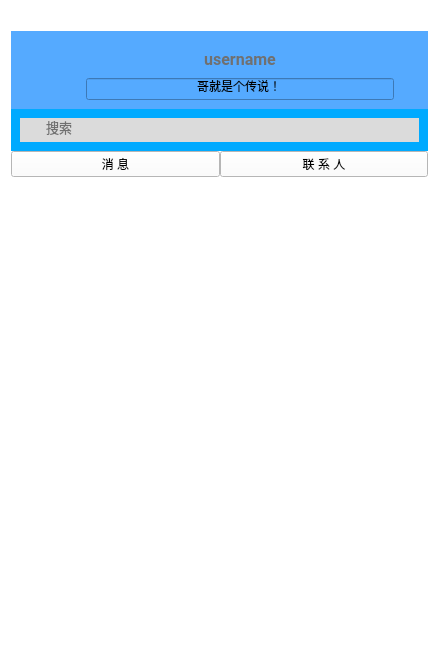
<?xml version="1.0" encoding="UTF-8"?>
<ui version="4.0">
 <class>Client</class>
 <widget class="QWidget" name="Client">
  <property name="geometry">
   <rect>
    <x>0</x>
    <y>0</y>
    <width>439</width>
    <height>666</height>
   </rect>
  </property>
  <property name="minimumSize">
   <size>
    <width>325</width>
    <height>0</height>
   </size>
  </property>
  <property name="windowTitle">
   <string>ListWidget</string>
  </property>
  <property name="styleSheet">
   <string notr="true">background-color: rgb(255, 255, 255);</string>
  </property>
  <layout class="QVBoxLayout" name="verticalLayout_2">
   <property name="spacing">
    <number>0</number>
   </property>
   <item>
    <layout class="QHBoxLayout" name="horizontalLayout_4">
     <item>
      <spacer name="horizontalSpacer_2">
       <property name="font">
        <font>
         <family>Roboto</family>
         <pointsize>10</pointsize>
        </font>
       </property>
       <property name="orientation">
        <enum>Qt::Horizontal</enum>
       </property>
       <property name="sizeType">
        <enum>QSizePolicy::Fixed</enum>
       </property>
       <property name="sizeHint" stdset="0">
        <size>
         <width>9</width>
         <height>20</height>
        </size>
       </property>
      </spacer>
     </item>
     <item>
      <widget class="QPushButton" name="closeButton">
       <property name="minimumSize">
        <size>
         <width>16</width>
         <height>16</height>
        </size>
       </property>
       <property name="maximumSize">
        <size>
         <width>16</width>
         <height>16</height>
        </size>
       </property>
       <property name="font">
        <font>
         <family>Roboto</family>
         <pointsize>10</pointsize>
        </font>
       </property>
       <property name="styleSheet">
        <string notr="true">QPushButton{
    image: url(:/src/GUI/close.png);
    border-style: outset;
}
QPushButton:hover{
    image: url(:/src/GUI/close_hover.png);
    border-style: outset;
}
QPushButton:pressed{
    image: url(:/src/GUI/close_hover.png);
    border-style: outset;
}
</string>
       </property>
       <property name="text">
        <string/>
       </property>
      </widget>
     </item>
     <item>
      <widget class="QPushButton" name="minimizeButton">
       <property name="minimumSize">
        <size>
         <width>16</width>
         <height>16</height>
        </size>
       </property>
       <property name="maximumSize">
        <size>
         <width>16</width>
         <height>16</height>
        </size>
       </property>
       <property name="font">
        <font>
         <family>Roboto</family>
         <pointsize>10</pointsize>
        </font>
       </property>
       <property name="styleSheet">
        <string notr="true">QPushButton{
    image: url(:/src/GUI/min.png);
    border-style: outset;
        border: none;
}
QPushButton:hover{
    image: url(:/src/GUI/min_hover.png);
    border-style: outset;
        border: none;
}
QPushButton:pressed{
    image: url(:/src/GUI/min_hover.png);
    border-style: outset;
        border: none;
}
</string>
       </property>
       <property name="text">
        <string/>
       </property>
      </widget>
     </item>
     <item>
      <spacer name="horizontalSpacer">
       <property name="font">
        <font>
         <family>Roboto</family>
         <pointsize>10</pointsize>
        </font>
       </property>
       <property name="orientation">
        <enum>Qt::Horizontal</enum>
       </property>
       <property name="sizeHint" stdset="0">
        <size>
         <width>40</width>
         <height>20</height>
        </size>
       </property>
      </spacer>
     </item>
    </layout>
   </item>
   <item>
    <widget class="QWidget" name="user" native="true">
     <property name="styleSheet">
      <string notr="true">background-color: rgb(85, 170, 255);</string>
     </property>
     <layout class="QHBoxLayout" name="horizontalLayout_2">
      <item>
       <widget class="QLabel" name="label_5">
        <property name="sizePolicy">
         <sizepolicy hsizetype="Preferred" vsizetype="Preferred">
          <horstretch>38</horstretch>
          <verstretch>40</verstretch>
         </sizepolicy>
        </property>
        <property name="minimumSize">
         <size>
          <width>60</width>
          <height>60</height>
         </size>
        </property>
        <property name="maximumSize">
         <size>
          <width>60</width>
          <height>60</height>
         </size>
        </property>
        <property name="styleSheet">
         <string notr="true">border-width:0px;
border-radius:40px;
border-image: url(:/src/GUI/head/Genshin/genshin1.jpg);
border-style:solid;
border-color: rgb(255, 255, 255);
</string>
        </property>
        <property name="text">
         <string/>
        </property>
       </widget>
      </item>
      <item>
       <layout class="QVBoxLayout" name="verticalLayout_5" stretch="0,0">
        <property name="spacing">
         <number>0</number>
        </property>
        <item>
         <widget class="QLabel" name="usernameLabel">
          <property name="font">
           <font>
            <family>Roboto</family>
            <pointsize>12</pointsize>
            <weight>75</weight>
            <bold>true</bold>
           </font>
          </property>
          <property name="styleSheet">
           <string notr="true">color: rgb(112, 112, 112);
border:none;</string>
          </property>
          <property name="text">
           <string>username</string>
          </property>
          <property name="alignment">
           <set>Qt::AlignCenter</set>
          </property>
          <property name="margin">
           <number>0</number>
          </property>
         </widget>
        </item>
        <item>
         <widget class="QLineEdit" name="signature">
          <property name="sizePolicy">
           <sizepolicy hsizetype="Preferred" vsizetype="Fixed">
            <horstretch>0</horstretch>
            <verstretch>0</verstretch>
           </sizepolicy>
          </property>
          <property name="styleSheet">
           <string notr="true">text-align: center;</string>
          </property>
          <property name="text">
           <string>哥就是个传说！</string>
          </property>
          <property name="alignment">
           <set>Qt::AlignCenter</set>
          </property>
         </widget>
        </item>
       </layout>
      </item>
      <item>
       <widget class="QToolButton" name="moreButton">
        <property name="font">
         <font>
          <family>Roboto</family>
         </font>
        </property>
        <property name="cursor">
         <cursorShape>ArrowCursor</cursorShape>
        </property>
        <property name="styleSheet">
         <string notr="true">QToolButton{
    image: url(:/src/GUI/more.png);
    border-style: outset;
        border: none;
}
QToolButton:hover{
    image: url(:/src/GUI/more_hover.png);
    border-style: outset;
        border: none;
}
QToolButton:pressed{
    image: url(:/src/GUI/more.png);
    border-style: outset;
        border: none;
}
</string>
        </property>
        <property name="text">
         <string/>
        </property>
       </widget>
      </item>
     </layout>
    </widget>
   </item>
   <item>
    <widget class="QWidget" name="Search" native="true">
     <property name="styleSheet">
      <string notr="true">background-color: rgb(0, 170, 255);</string>
     </property>
     <layout class="QHBoxLayout" name="horizontalLayout">
      <property name="spacing">
       <number>0</number>
      </property>
      <item>
       <widget class="QLabel" name="label">
        <property name="minimumSize">
         <size>
          <width>24</width>
          <height>24</height>
         </size>
        </property>
        <property name="styleSheet">
         <string notr="true">background-color: rgb(219, 219, 219);
border-image: url(:/src/GUI/icon/search.png);
border-width:0px;
border-radius:40px;</string>
        </property>
        <property name="text">
         <string/>
        </property>
       </widget>
      </item>
      <item>
       <widget class="QLineEdit" name="friendSearchEdit">
        <property name="minimumSize">
         <size>
          <width>0</width>
          <height>24</height>
         </size>
        </property>
        <property name="font">
         <font>
          <family>Roboto</family>
          <pointsize>10</pointsize>
         </font>
        </property>
        <property name="styleSheet">
         <string notr="true">QLineEdit{
        color: rgb(112, 112, 112);
        background-color: rgb(219, 219, 219);
        border: none;
}
QLineEdit:focus{
        color: rgb(112, 112, 112);
        background-color: rgb(219, 219, 219);
        border: 2px solid rgb(90, 147, 255);
}</string>
        </property>
        <property name="text">
         <string>搜索</string>
        </property>
       </widget>
      </item>
     </layout>
    </widget>
   </item>
   <item>
    <layout class="QHBoxLayout" name="push">
     <property name="spacing">
      <number>0</number>
     </property>
     <item>
      <widget class="QPushButton" name="messagepushButton">
       <property name="enabled">
        <bool>true</bool>
       </property>
       <property name="styleSheet">
        <string notr="true"/>
       </property>
       <property name="text">
        <string>消 息</string>
       </property>
      </widget>
     </item>
     <item>
      <widget class="QPushButton" name="friendspushButton">
       <property name="styleSheet">
        <string notr="true"/>
       </property>
       <property name="text">
        <string>联 系 人</string>
       </property>
      </widget>
     </item>
    </layout>
   </item>
   <item>
    <layout class="QVBoxLayout" name="verticalLayout">
     <property name="spacing">
      <number>0</number>
     </property>
     <item>
      <widget class="QStackedWidget" name="stackedWidget">
       <property name="currentIndex">
        <number>1</number>
       </property>
       <widget class="QWidget" name="messagepage">
        <layout class="QVBoxLayout" name="verticalLayout_4">
         <property name="spacing">
          <number>0</number>
         </property>
         <property name="leftMargin">
          <number>0</number>
         </property>
         <property name="topMargin">
          <number>0</number>
         </property>
         <property name="rightMargin">
          <number>0</number>
         </property>
         <property name="bottomMargin">
          <number>0</number>
         </property>
         <item>
          <widget class="QScrollArea" name="messageScrollArea">
           <property name="minimumSize">
            <size>
             <width>250</width>
             <height>0</height>
            </size>
           </property>
           <property name="font">
            <font>
             <family>Roboto</family>
             <pointsize>10</pointsize>
             <weight>50</weight>
             <bold>false</bold>
            </font>
           </property>
           <property name="styleSheet">
            <string notr="true">border-style: outset;</string>
           </property>
           <property name="widgetResizable">
            <bool>true</bool>
           </property>
           <widget class="QWidget" name="scrollAreaWidgetContents_3">
            <property name="geometry">
             <rect>
              <x>0</x>
              <y>0</y>
              <width>419</width>
              <height>455</height>
             </rect>
            </property>
            <property name="sizePolicy">
             <sizepolicy hsizetype="Preferred" vsizetype="Fixed">
              <horstretch>0</horstretch>
              <verstretch>0</verstretch>
             </sizepolicy>
            </property>
            <property name="maximumSize">
             <size>
              <width>16777215</width>
              <height>16777213</height>
             </size>
            </property>
            <property name="font">
             <font>
              <weight>50</weight>
              <bold>false</bold>
             </font>
            </property>
            <layout class="QVBoxLayout" name="verticalLayout_7">
             <property name="spacing">
              <number>0</number>
             </property>
             <property name="leftMargin">
              <number>0</number>
             </property>
             <property name="topMargin">
              <number>0</number>
             </property>
             <property name="rightMargin">
              <number>0</number>
             </property>
             <property name="bottomMargin">
              <number>0</number>
             </property>
             <item>
              <layout class="QVBoxLayout" name="usermag">
               <property name="spacing">
                <number>0</number>
               </property>
               <item>
                <widget class="QRadioButton" name="radioButton">
                 <property name="sizePolicy">
                  <sizepolicy hsizetype="Expanding" vsizetype="Fixed">
                   <horstretch>0</horstretch>
                   <verstretch>0</verstretch>
                  </sizepolicy>
                 </property>
                 <property name="minimumSize">
                  <size>
                   <width>0</width>
                   <height>48</height>
                  </size>
                 </property>
                 <property name="font">
                  <font>
                   <family>Roboto</family>
                   <pointsize>10</pointsize>
                   <weight>75</weight>
                   <bold>true</bold>
                  </font>
                 </property>
                 <property name="styleSheet">
                  <string notr="true">QRadioButton{
        background-color: rgb(240, 240, 240);
        spacing: 25px;
}
QRadioButton:hover{
        background-color: rgb(219, 219, 219);
        spacing: 25px;
}
QRadioButton:press{
        background-color: rgb(219, 219, 219);
        spacing: 25px;
}
QRadioButton:indicator{
        width: 0px;
        height: 0px;
        border: none;
}</string>
                 </property>
                 <property name="text">
                  <string>徐玉妃</string>
                 </property>
                </widget>
               </item>
               <item>
                <widget class="QWidget" name="message" native="true">
                 <property name="sizePolicy">
                  <sizepolicy hsizetype="MinimumExpanding" vsizetype="Fixed">
                   <horstretch>0</horstretch>
                   <verstretch>0</verstretch>
                  </sizepolicy>
                 </property>
                 <property name="minimumSize">
                  <size>
                   <width>0</width>
                   <height>0</height>
                  </size>
                 </property>
                 <property name="styleSheet">
                  <string notr="true">color: rgb(112, 112, 112);
background-color: rgb(240, 240, 240);
</string>
                 </property>
                 <layout class="QHBoxLayout" name="horizontalLayout_3">
                  <property name="spacing">
                   <number>0</number>
                  </property>
                  <property name="leftMargin">
                   <number>0</number>
                  </property>
                  <property name="topMargin">
                   <number>0</number>
                  </property>
                  <property name="rightMargin">
                   <number>0</number>
                  </property>
                  <property name="bottomMargin">
                   <number>0</number>
                  </property>
                  <item>
                   <widget class="QLineEdit" name="time">
                    <property name="sizePolicy">
                     <sizepolicy hsizetype="Preferred" vsizetype="Fixed">
                      <horstretch>0</horstretch>
                      <verstretch>0</verstretch>
                     </sizepolicy>
                    </property>
                    <property name="text">
                     <string> 2023-8-25 13:14</string>
                    </property>
                   </widget>
                  </item>
                  <item>
                   <widget class="QLineEdit" name="msg">
                    <property name="styleSheet">
                     <string notr="true">color: rgb(112, 112, 112);
background-color: rgb(240, 240, 240);
</string>
                    </property>
                    <property name="text">
                     <string>喵喵喵喵喵喵</string>
                    </property>
                   </widget>
                  </item>
                 </layout>
                </widget>
               </item>
              </layout>
             </item>
             <item>
              <layout class="QVBoxLayout" name="usermag_2">
               <property name="spacing">
                <number>0</number>
               </property>
               <item>
                <widget class="QRadioButton" name="radioButton_2">
                 <property name="sizePolicy">
                  <sizepolicy hsizetype="Expanding" vsizetype="Fixed">
                   <horstretch>0</horstretch>
                   <verstretch>0</verstretch>
                  </sizepolicy>
                 </property>
                 <property name="minimumSize">
                  <size>
                   <width>0</width>
                   <height>48</height>
                  </size>
                 </property>
                 <property name="font">
                  <font>
                   <family>Roboto</family>
                   <pointsize>10</pointsize>
                   <weight>75</weight>
                   <bold>true</bold>
                  </font>
                 </property>
                 <property name="styleSheet">
                  <string notr="true">QRadioButton{
        background-color: rgb(240, 240, 240);
        spacing: 25px;
}
QRadioButton:hover{
        background-color: rgb(219, 219, 219);
        spacing: 25px;
}
QRadioButton:press{
        background-color: rgb(219, 219, 219);
        spacing: 25px;
}
QRadioButton:indicator{
        width: 0px;
        height: 0px;
        border: none;
}</string>
                 </property>
                 <property name="text">
                  <string>冯玉彭</string>
                 </property>
                </widget>
               </item>
               <item>
                <widget class="QWidget" name="message_2" native="true">
                 <property name="sizePolicy">
                  <sizepolicy hsizetype="MinimumExpanding" vsizetype="Fixed">
                   <horstretch>0</horstretch>
                   <verstretch>0</verstretch>
                  </sizepolicy>
                 </property>
                 <property name="minimumSize">
                  <size>
                   <width>0</width>
                   <height>0</height>
                  </size>
                 </property>
                 <property name="styleSheet">
                  <string notr="true">color: rgb(112, 112, 112);
background-color: rgb(240, 240, 240);
</string>
                 </property>
                 <layout class="QHBoxLayout" name="horizontalLayout_8">
                  <property name="spacing">
                   <number>0</number>
                  </property>
                  <property name="leftMargin">
                   <number>0</number>
                  </property>
                  <property name="topMargin">
                   <number>0</number>
                  </property>
                  <property name="rightMargin">
                   <number>0</number>
                  </property>
                  <property name="bottomMargin">
                   <number>0</number>
                  </property>
                  <item>
                   <widget class="QLineEdit" name="time_2">
                    <property name="sizePolicy">
                     <sizepolicy hsizetype="Preferred" vsizetype="Fixed">
                      <horstretch>0</horstretch>
                      <verstretch>0</verstretch>
                     </sizepolicy>
                    </property>
                    <property name="text">
                     <string> 2023-8-25 11:45</string>
                    </property>
                   </widget>
                  </item>
                  <item>
                   <widget class="QLineEdit" name="msg_2">
                    <property name="styleSheet">
                     <string notr="true">color: rgb(112, 112, 112);
background-color: rgb(240, 240, 240);
</string>
                    </property>
                    <property name="text">
                     <string>我小学期破防了</string>
                    </property>
                   </widget>
                  </item>
                 </layout>
                </widget>
               </item>
              </layout>
             </item>
             <item>
              <spacer name="verticalSpacer_2">
               <property name="orientation">
                <enum>Qt::Vertical</enum>
               </property>
               <property name="sizeHint" stdset="0">
                <size>
                 <width>20</width>
                 <height>40</height>
                </size>
               </property>
              </spacer>
             </item>
            </layout>
           </widget>
          </widget>
         </item>
        </layout>
       </widget>
       <widget class="QWidget" name="friendspage">
        <layout class="QVBoxLayout" name="verticalLayout_3">
         <property name="spacing">
          <number>0</number>
         </property>
         <property name="leftMargin">
          <number>0</number>
         </property>
         <property name="topMargin">
          <number>0</number>
         </property>
         <property name="rightMargin">
          <number>0</number>
         </property>
         <property name="bottomMargin">
          <number>0</number>
         </property>
         <item>
          <widget class="QScrollArea" name="friendScrollArea">
           <property name="minimumSize">
            <size>
             <width>250</width>
             <height>0</height>
            </size>
           </property>
           <property name="font">
            <font>
             <family>Roboto</family>
             <pointsize>10</pointsize>
             <weight>50</weight>
             <bold>false</bold>
            </font>
           </property>
           <property name="styleSheet">
            <string notr="true">border-style: outset;</string>
           </property>
           <property name="widgetResizable">
            <bool>true</bool>
           </property>
           <widget class="QWidget" name="scrollAreaWidgetContents_2">
            <property name="geometry">
             <rect>
              <x>0</x>
              <y>0</y>
              <width>419</width>
              <height>455</height>
             </rect>
            </property>
            <property name="sizePolicy">
             <sizepolicy hsizetype="Preferred" vsizetype="Fixed">
              <horstretch>0</horstretch>
              <verstretch>0</verstretch>
             </sizepolicy>
            </property>
            <property name="maximumSize">
             <size>
              <width>16777215</width>
              <height>16777213</height>
             </size>
            </property>
            <property name="font">
             <font>
              <weight>50</weight>
              <bold>false</bold>
             </font>
            </property>
            <layout class="QVBoxLayout" name="verticalLayout_8">
             <item>
              <layout class="QVBoxLayout" name="verticalLayout_6"/>
             </item>
            </layout>
           </widget>
          </widget>
         </item>
        </layout>
       </widget>
      </widget>
     </item>
    </layout>
   </item>
   <item>
    <layout class="QHBoxLayout" name="horizontalLayout_7">
     <property name="spacing">
      <number>0</number>
     </property>
     <item>
      <widget class="QPushButton" name="addFriBotton">
       <property name="minimumSize">
        <size>
         <width>25</width>
         <height>25</height>
        </size>
       </property>
       <property name="styleSheet">
        <string notr="true">#addFriBotton{
 image: url(:/src/GUI/icon/addFriend.png);
 border:none;
}
#addFrBottoni:hover{
 image: url(:/src/GUI/icon/addFriend_hover.png);
 border:none;
}
#addFriBotton:pressed{
 image: url(:/src/GUI/icon/addFriend_hover.png);
 border:none;
}</string>
       </property>
       <property name="text">
        <string/>
       </property>
      </widget>
     </item>
     <item>
      <widget class="QPushButton" name="modeBotton">
       <property name="minimumSize">
        <size>
         <width>25</width>
         <height>25</height>
        </size>
       </property>
       <property name="styleSheet">
        <string notr="true">#modeBotton{
 image: url(:/src/GUI/icon/nightmode.png);
 border:none;
}
#modeBotton:hover{
 image: url(:/src/GUI/icon/nightmode_hover.png);
 border:none;
}
#modeBotton:pressed{
 image: url(:/src/GUI/icon/nightmode_hover.png);
 border:none;
}</string>
       </property>
       <property name="text">
        <string/>
       </property>
      </widget>
     </item>
    </layout>
   </item>
  </layout>
  <zorder>Search</zorder>
  <zorder>user</zorder>
 </widget>
 <resources/>
 <connections/>
</ui>
